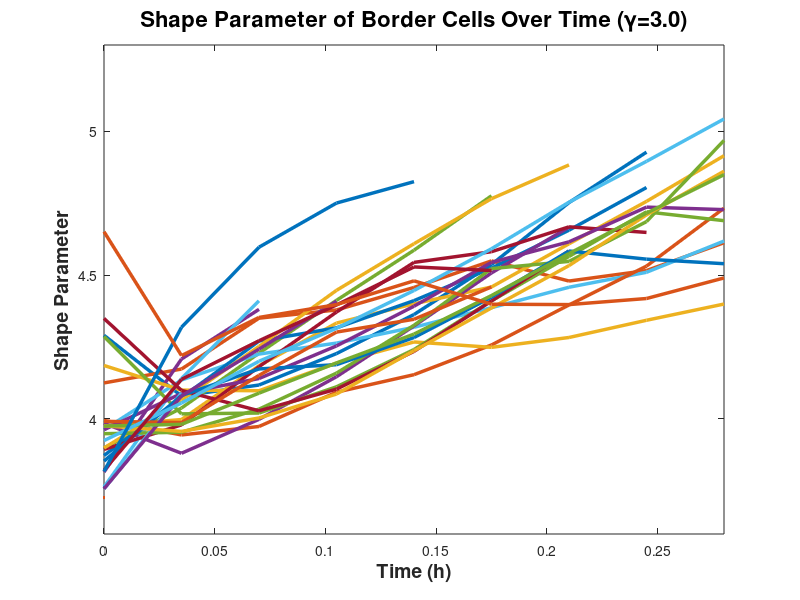
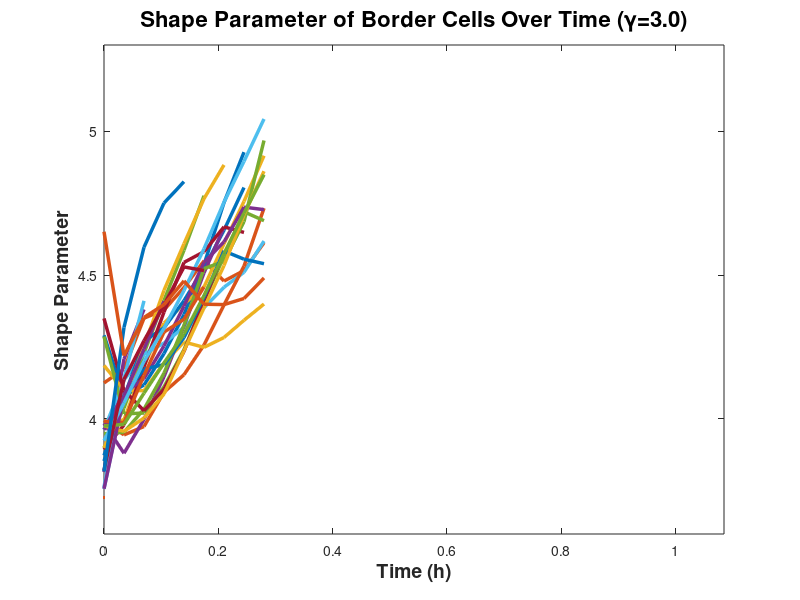
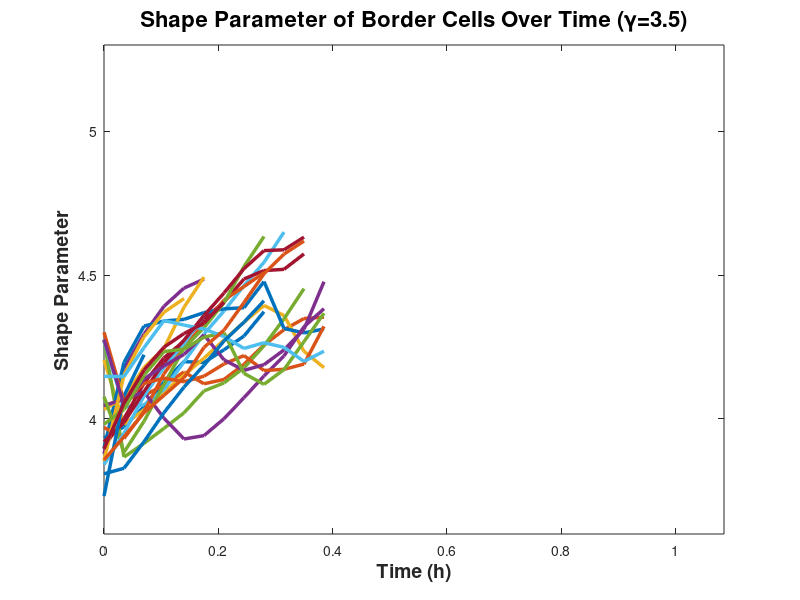
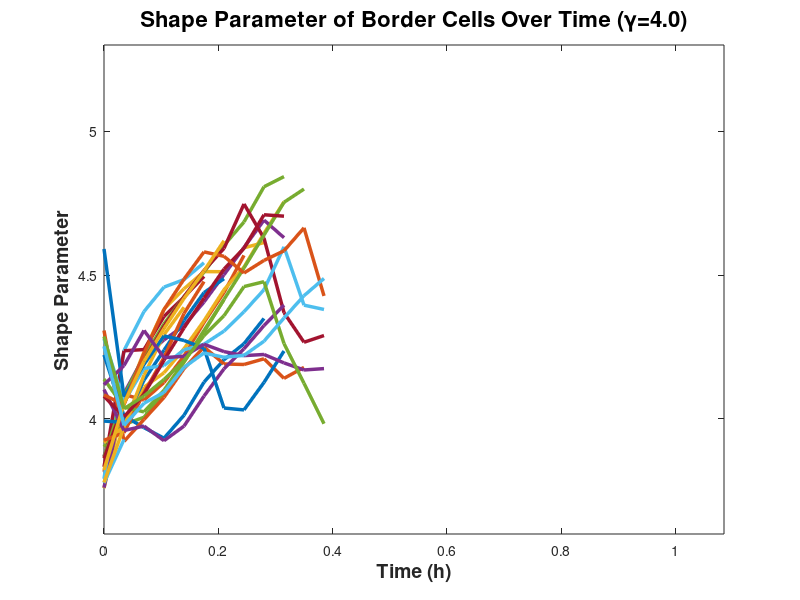

These figures' MATLAB source, in order:
Time3_1 = 0:.035:.245;
Time3_2 = 0:.035:.28;
Time3_3 = 0:.035:.28;
Time3_4 = 0:.035:.07;
Time3_5 = 0:.035:.175;
Time3_6 = 0:.035:.28;
Time3_7 = 0:.035:0;
Time3_8 = 0:.035:.245;
Time3_9 = 0:.035:.28;
Time3_10 = 0:.035:.28;
Time3_11 = 0:.035:.21;
Time3_12 = 0:.035:.28;
Time3_13 = 0:.035:.07;
Time3_14 = 0:.035:.245;
Time3_15 = 0:.035:0;
Time3_16 = 0:.035:0;
Time3_17 = 0:.035:.21;
Time3_18 = 0:.035:.28;
Time3_19 = 0:.035:.28;
Time3_20 = 0:.035:.035;
Time3_21 = 0:.035:.21;
Time3_22 = 0:.035:.28;
Time3_23 = 0:.035:.175;
Time3_24 = 0:.035:.28;
Time3_25 = 0:.035:.105;
Time3_26 = 0:.035:.28;
Time3_27 =  0:.035:.28;
Time3_28 = 0:.035:.175;
Time3_29 = 0:.035:.14;
Time3_30 = 0:.035:.28;
Cell3_1 = [4.29074	4.07986	4.11793	4.22727	4.36297	4.53687	4.75214	4.92747];
Cell3_2 = [4.12515	4.17347	4.3503	4.37887	4.45706	4.5495	4.47939	4.51586	4.6126];
Cell3_3 = [3.97535	3.99794	4.18487	4.33329	4.40031	4.45875	4.60888	4.75638	4.9151];
Cell3_4 = [3.81536	4.20833	4.38091];
Cell3_5 = [3.89898	4.03793	4.22862	4.41236	4.58659	4.77583];
Cell3_6 = [3.96265	4.13548	4.22554	4.26361	4.31869	4.38681	4.45779	4.50984	4.61844];
Cell3_7 = [3.7618];
Cell3_8 = [3.87286	4.0743	4.27078	4.31674	4.41128	4.52433	4.65621	4.80453];
Cell3_9 = [3.99476	3.94445	3.97373	4.09299	4.15386	4.25715	4.39628	4.5313	4.7327];
Cell3_10 = [4.1859	4.10023	4.09805	4.19429	4.26762	4.2489	4.28316	4.34302	4.39944];
Cell3_11 = [3.98497	3.8807	3.99862	4.14683	4.32328	4.50766	4.66673];
Cell3_12 = [4.28653	4.01763	4.02054	4.1117	4.24124	4.41069	4.56495	4.72004	4.68928];
Cell3_13 = [3.76341	4.1406	4.41063];
Cell3_14 = [3.894	3.97938	4.18173	4.37162	4.54428	4.58142	4.66785	4.64843];
Cell3_15 = [3.7637];
Cell3_16 = [3.7271];
Cell3_17 = [3.89894	4.06533	4.25217	4.44712	4.60913	4.76573	4.88308];
Cell3_18 = [3.96256	4.08857	4.14055	4.25391	4.39194	4.5444	4.61564	4.73638	4.72764];
Cell3_19 = [3.94874	3.95372	4.03404	4.15936	4.32557	4.52264	4.54771	4.68599	4.96805];
Cell3_20 = [3.75692	4.08979];
Cell3_21 = [4.34943	4.09926	4.02831	4.10359	4.2349	4.41017	4.58381];
Cell3_22 = [3.85347	4.08131	4.17387	4.18859	4.28303	4.42327	4.58384	4.55546	4.53968];
Cell3_23 = [3.99164	3.98749	4.15148	4.30198	4.34653	4.45894];
Cell3_24 = [3.97629	3.95661	4.00332	4.08654	4.23724	4.38585	4.53311	4.70949	4.86118];
Cell3_25 = [3.75732	4.08015	4.24273	4.40905];
Cell3_26 = [3.97521	3.98123	4.08967	4.1947	4.29494	4.42904	4.57489	4.71541	4.84903];
Cell3_27 = [3.92471	4.0554	4.20056	4.31523	4.44649	4.59163	4.75356	4.89553	5.04281];
Cell3_28 = [3.82175	4.13752	4.2718	4.39627	4.52845	4.51599];
Cell3_29 = [3.81756	4.31858	4.59702	4.75058	4.82491];
Cell3_30 = [4.65096	4.22026	4.35289	4.39742	4.48009	4.39884	4.39755	4.41866	4.49013];

Time4_1 = 0:.035:.28;
Time4_2 = 0:.035:.385;
Time4_3 = 0:.035:.385;
Time4_4 = 0:.035:.175;
Time4_5 = 0:.035:.35;
Time4_6 = 0:.035:.315;
Time4_7 = 0:.035:.35;
Time4_8 = 0:.035:.385;
Time4_9 = 0:.035:.28;
Time4_10 = 0:.035:.175;
Time4_11 = 0:.035:.385;
Time4_12 = 0:.035:.28;
Time4_13 = 0:.035:.175;
Time4_14 = 0:.035:.35;
Time4_15 = 0:.035:.07;
Time4_16 = 0:.035:.385;
Time4_17 = 0:.035:.14;
Time4_18 = 0:.035:.385;
Time4_19 = 0:.035:.385;
Time4_20 = 0:.035:.385;
Time4_21 = 0:.035:.21;
Time4_22 = 0:.035:.28;
Time4_23 = 0:.035:.35;
Cell4_1 = [3.9336	3.97267	4.04237	4.12883	4.19922	4.19622	4.24055	4.28821	4.37288];
Cell4_2 = [4.04661	4.06856	4.08185	4.11706	4.16321	4.12226	4.13727	4.18994	4.25696	4.31018	4.34911	4.35371];
Cell4_3 = [4.20503	3.9813	4.03155	4.09384	4.15167	4.2114	4.27391	4.33632	4.39465	4.35968	4.23514	4.17826];
Cell4_4 = [3.8785	4.17615	4.29453	4.3918	4.45485	4.48605];
Cell4_5 = [4.27431	3.86752	3.91522	3.96731	4.02123	4.09741	4.12533	4.17796	4.2546	4.34804	4.45298];
Cell4_6 = [4.27156	4.04129	4.04907	4.10241	4.19845	4.29534	4.37543	4.46362	4.54439	4.64953];
Cell4_7 = [3.90428	4.00099	4.12417	4.21259	4.2706	4.34742	4.40655	4.48666	4.5158	4.5201	4.57367];
Cell4_8 = [3.89713	4.19644	4.32279	4.34049	4.34614	4.36959	4.38276	4.38668	4.4776	4.3146	4.29909	4.31283];
Cell4_9 = [3.97058	3.93211	4.02522	4.1573	4.25233	4.32787	4.41344	4.46015	4.50862];
Cell4_10 = [4.0328	4.07378	4.17852	4.24524	4.38826	4.49296];
Cell4_11 = [4.04634	4.06792	4.09407	4.00249	3.9302	3.94205	4.00079	4.07399	4.14948	4.21917	4.32044	4.38338];
Cell4_12 = [4.07737	3.88431	3.99167	4.12005	4.24638	4.31735	4.40409	4.52986	4.6343];
Cell4_13 = [3.84147	3.95022	4.07975	4.17984	4.26168	4.36085];
Cell4_14 = [3.92036	3.98775	4.09532	4.19647	4.27366	4.35959	4.43778	4.52241	4.58518	4.58805	4.63202];
Cell4_15 = [3.73195	4.08031	4.22321];
Cell4_16 = [4.30149	4.06082	4.12361	4.14204	4.12917	4.14865	4.19112	4.22023	4.16839	4.17252	4.19069	4.32195];
Cell4_17 = [3.85459	4.15311	4.28563	4.37095	4.41846];
Cell4_18 = [4.27624	4.04792	4.13908	4.18436	4.22424	4.29235	4.20544	4.16883	4.18863	4.2399	4.3117	4.47713];
Cell4_19 = [3.9818	4.03237	4.15202	4.23428	4.24252	4.28419	4.29973	4.15836	4.12028	4.1717	4.2689	4.36744];
Cell4_20 = [4.14782	4.14751	4.24781	4.34212	4.32619	4.31284	4.28641	4.24501	4.26496	4.24899	4.19981	4.23556];
Cell4_21 = [3.89578	4.05553	4.1699	4.24941	4.29694	4.33319	4.40533];
Cell4_22 = [3.80908	3.82859	3.92082	4.02194	4.11077	4.18634	4.27134	4.33646	4.41075];
Cell4_23 = [3.85752	3.93815	4.02179	4.08213	4.14288	4.24866	4.30867	4.40449	4.50472	4.57312	4.61857];

Time40_1 = 0:.035:0;
Time40_2 = 0:.035:.245;
Time40_3 = 0:.035:.28;
Time40_4 = 0:.035:.07;
Time40_5 = 0:.035:.21;
Time40_6 = 0:.035:.175;
Time40_7 = 0:.035:.175;
Time40_8 = 0:.035:.28;
Time40_9 = 0:.035:.35;
Time40_10 = 0:.035:.315;
Time40_11 = 0:.035:.315;
Time40_12 = 0:.035:.315;
Time40_13 = 0:.035:.035;
Time40_14 = 0:.035:.385;
Time40_15 = 0:.035:.21;
Time40_16 = 0:.035:.175;
Time40_17 = 0:.035:.14;
Time40_18 = 0:.035:.315;
Time40_19 = 0:.035:.35;
Time40_20 = 0:.035:.385;
Time40_21 = 0:.035:.315;
Time40_22 = 0:.035:.315;
Time40_23 = 0:.035:.385;
Time40_24 = 0:.035:.21;
Time40_25 = 0:.035:.385;
Time40_26 = 0:.035:.385;
Time40_27 =  0:.035:.385;
Cell40_1 = [3.77233];
Cell40_2 = [3.81593	4.08518	4.06557	4.12686	4.21883	4.33555	4.4398	4.56859];
Cell40_3 = [3.75912	4.05795	4.23274	4.38198	4.45237	4.51221	4.51182	4.59497	4.61314];
Cell40_4 = [3.76108	4.08849	4.21716];
Cell40_5 = [3.90307	3.9806	4.00584	4.09085	4.19729	4.30758	4.41455];
Cell40_6 = [3.79196	4.238	4.37341	4.45833	4.48443	4.54291];
Cell40_7 = [3.8333	4.23697	4.2412	4.35621	4.42344	4.49543];
Cell40_8 = [4.22277	4.01061	3.96971	3.93299	4.0128	4.12789	4.20585	4.26158	4.34926];
Cell40_9 = [4.30744	3.92203	3.99811	4.07475	4.17495	4.2502	4.19107	4.18933	4.20907	4.14106	4.17931];
Cell40_10 = [3.91781	3.97244	4.11029	4.16057	4.24405	4.34129	4.44925	4.52781	4.64528	4.75471];
Cell40_11 = [3.87022	4.06061	4.21619	4.27492	4.32389	4.40663	4.50145	4.59607	4.69114	4.63014];
Cell40_12 = [3.86753	4.08101	4.21551	4.3306	4.425	4.51071	4.60362	4.68483	4.80724	4.84242];
Cell40_13 = [3.77724	3.92857];
Cell40_14 = [3.86283	4.05386	4.20183	4.32245	4.42479	4.5162	4.59289	4.74724	4.62831	4.36934	4.2666	4.28994];
Cell40_15 = [3.9926	3.98827	4.13512	4.23905	4.34269	4.43917	4.48763];
Cell40_16 = [3.92591	3.95202	4.09146	4.21351	4.36669	4.47753];
Cell40_17 = [3.77914	3.97292	4.15252	4.29306	4.38809];
Cell40_18 = [4.10208	3.95987	3.9752	3.92434	3.97504	4.07939	4.17416	4.24386	4.3246	4.39579];
Cell40_19 = [4.13849	4.04132	4.02453	4.09985	4.20006	4.30224	4.41592	4.52513	4.63934	4.75314	4.79919];
Cell40_20 = [4.27892	4.05985	4.17564	4.18562	4.24027	4.25977	4.30544	4.3726	4.44925	4.59828	4.39559	4.38066];
Cell40_21 = [4.07915	4.00683	4.08631	4.20404	4.31653	4.41993	4.52096	4.59356	4.70978	4.70494];
Cell40_22 = [4.59091	4.07721	4.1896	4.28857	4.27286	4.24565	4.03797	4.03138	4.12697	4.23614];
Cell40_23 = [4.08351	4.04933	4.22883	4.38033	4.48596	4.58078	4.56536	4.50739	4.55112	4.58453	4.66435	4.42765];
Cell40_24 = [3.82267	4.0537	4.20042	4.31424	4.41891	4.51463	4.61946];
Cell40_25 = [4.11906	4.18562	4.30763	4.21314	4.21773	4.25967	4.23413	4.22009	4.22414	4.19482	4.17024	4.175];
Cell40_26 = [4.28661	4.03551	4.07965	4.13699	4.2021	4.28952	4.3589	4.46013	4.47719	4.26196	4.12398	3.98335];
Cell40_27 = [4.2524	3.97783	4.05455	4.09244	4.17918	4.22922	4.21446	4.22101	4.27013	4.35107	4.42845	4.48834];

Time45_1 = 0:.035:0;
Time45_2 = 0:.035:.315;
Time45_3 = 0:.035:.105;
Time45_4 = 0:.035:.035;
Time45_5 = 0:.035:.385;
Time45_6 = 0:.035:.42;
Time45_7 = 0:.035:.28;
Time45_8 = 0:.035:.07;
Time45_9 = 0:.035:.42;
Time45_10 = 0:.035:.42;
Time45_11 = 0:.035:.245;
Time45_12 = 0:.035:.105;
Time45_13 = 0:.035:.105;
Time45_14 = 0:.035:.35;
Time45_15 = 0:.035:.315;
Time45_16 = 0:.035:.385;
Time45_17 = 0:.035:.28;
Time45_18 = 0:.035:.42;
Time45_19 = 0:.035:0;
Time45_20 = 0:.035:.42;
Time45_21 = 0:.035:.42;
Time45_22 = 0:.035:.245;
Time45_23 = 0:.035:.14;
Time45_24 = 0:.035:.35;
Time45_25 = 0:.035:.07;
Time45_26 = 0:.035:.245;
Time45_27 =  0:.035:.42;
Time45_28 = 0:.035:.245;
Time45_29 = 0:.035:.385;
Time45_30 =  0:.035:.42;

Cell45_1 = [3.7359];
Cell45_2 = [3.94733	3.83513	3.88852	3.94571	4.0444	4.11822	4.19774	4.28846	4.34837	4.43897];
Cell45_3 = [3.87718	4.14669	4.23334	4.3187];
Cell45_4 = [3.74404	4.0806];
Cell45_5 = [4.26377	4.09803	4.12091	4.18999	4.17027	4.04695	4.04742	4.10554	4.15508	4.18176	4.25806	4.28351];
Cell45_6 = [4.37663	3.95618	3.99896	4.02838	4.07297	4.13094	4.1935	4.2614	4.30163	4.34847	4.41304	4.30306	4.26919];
Cell45_7 = [3.87756	3.94886	4.04298	4.04855	4.01477	4.01099	4.07338	4.16499	4.24174];
Cell45_8 = [3.82504	4.00935	4.14952];
Cell45_9 = [4.20516	3.90949	3.9497	3.99622	4.04623	4.09682	4.15219	4.21485	4.28952	4.17643	4.04297	3.97244	4.00932];
Cell45_10 = [4.12122	4.11017	4.15881	4.22875	4.18032	4.19057	4.23622	4.29032	4.20402	4.10859	4.11654	4.1623	3.99902];
Cell45_11 = [3.91658	3.99918	4.09615	4.18509	4.22108	4.28632	4.37153	4.46393];
Cell45_12 = [3.84889	4.11508	4.20584	4.23768];
Cell45_13 = [3.89321	3.91792	4.04519	4.17124];
Cell45_14 = [3.88542	4.10628	4.2512	4.33539	4.41636	4.49091	4.58341	4.52501	4.56622	4.60513	4.56421];
Cell45_15 = [3.8279	4.10553	4.20519	4.2781	4.34498	4.42559	4.50828	4.60254	4.65647	4.71441];
Cell45_16 = [3.81518	4.0421	4.13377	4.16745	4.16876	4.04929	4.04259	4.08806	4.12081	4.15328	4.2094	4.29938];
Cell45_17 = [3.99368	3.85905	3.94937	4.04845	4.14059	4.22512	4.31696	4.41162	4.49095];
Cell45_18 = [4.30939	4.16401	4.24977	4.28885	4.25875	4.26861	4.31391	4.39972	4.36307	4.29969	4.32499	4.33929	4.27966];
Cell45_19 = [3.71938];
Cell45_20 = [4.29992	4.04277	4.09267	4.17408	4.25741	4.33267	4.4251	4.51488	4.59167	4.67782	4.65534	4.63843	4.68314];
Cell45_21 = [4.47117	4.10768	4.07872	4.06114	4.10328	4.12586	4.14371	4.1702	4.20771	4.26687	4.33568	4.41256	4.46696];
Cell45_22 = [4.03933	3.89739	3.99087	4.08132	4.12352	4.16533	4.23446	4.31627];
Cell45_23 = [3.87822	4.03627	4.13146	4.2233	4.31743];
Cell45_24 = [4.52035	3.93985	3.98545	4.08019	4.12266	4.19618	4.28382	4.40052	4.50744	4.59726	4.59698];
Cell45_25 = [3.75321	4.10049	4.239];
Cell45_26 = [3.77748	4.06635	4.21352	4.30917	4.37792	4.45064	4.5304	4.61721];
Cell45_27 = [3.85096	4.10295	4.19026	4.2893	4.3862	4.44796	4.51079	4.58321	4.65045	4.63178	4.64132	4.66137	4.68893];
Cell45_28 = [3.82273	3.88035	4.00066	4.10063	4.16917	4.24586	4.32147	4.40036];
Cell45_29 = [3.9578	3.94692	4.03393	4.11764	4.18313	4.25134	4.32406	4.40044	4.46665	4.51544	4.55221	4.57943];
Cell45_30 = [3.77844	4.0457	4.15576	4.24653	4.20957	4.22928	4.28542	4.34644	4.39612	4.46473	4.50462	4.49751	4.49387];

Time5_1 = 0:.035:.175;
Time5_2 = 0:.035:.07;
Time5_3 = 0:.035:.28;
Time5_4 = 0:.035:.315;
Time5_5 = 0:.035:.28;
Time5_6 = 0:.035:.49;
Time5_7 = 0:.035:.49;
Time5_8 = 0:.035:.455;
Time5_9 = 0:.035:.49;
Time5_10 = 0:.035:.28;
Time5_11 = 0:.035:.49;
Time5_12 = 0:.035:.035;
Time5_13 = 0:.035:.35;
Time5_14 = 0:.035:.385;
Time5_15 = 0:.035:.49;
Time5_16 = 0:.035:0;
Time5_17 = 0:.035:.14;
Time5_18 = 0:.035:.14;
Time5_19 = 0:.035:.455;
Time5_20 = 0:.035:.035;
Time5_21 = 0:.035:.105;
Time5_22 = 0:.035:.49;
Time5_23 = 0:.035:.385;
Time5_24 = 0:.035:.49;
Time5_25 = 0:.035:.35;
Time5_26 = 0:.035:.49;
Time5_27 =  0:.035:.49;
Time5_28 = 0:.035:.14;
Time5_29 = 0:.035:.07;
Time5_30 =  0:.035:.49;

Cell5_1 = [3.7801	4.05249	4.1799	4.30645	4.31099	4.36178];
Cell5_2 = [3.73924	3.93766	4.06795];
Cell5_3 = [4.19667	4.11815	4.18697	4.04821	4.01705	3.93424	3.96765	4.04205	4.12509];
Cell5_4 = [3.91696	3.92112	4.01033	4.10313	4.19788	4.29034	4.36679	4.44162	4.51817	4.58674];
Cell5_5 = [3.78463	4.00412	4.15448	4.18327	4.24186	4.27603	4.31451	4.3584	4.40362];
Cell5_6 = [3.9221	4.14048	4.23016	4.23622	4.26291	4.32785	4.40105	4.47439	4.5487	4.49525	4.41977	4.41473	4.43053	4.47932	4.34074];
Cell5_7 = [4.13423	4.00822	4.13637	4.24205	4.28993	4.33465	4.37773	4.43865	4.50696	4.5841	4.65077	4.63807	4.41965	4.35325	4.36735];
Cell5_8 = [3.89924	4.01268	4.11263	4.08553	4.09937	4.04431	4.06199	4.05008	4.09401	4.12092	4.20564	4.24636	4.32761	4.40293];
Cell5_9 = [4.29577	4.09563	4.0941	4.13205	4.18473	4.13142	3.99998	4.01262	4.06913	4.13519	4.20061	4.22807	4.26108	4.20767	4.11714];
Cell5_10 = [3.83187	4.01309	4.1118	4.21554	4.2992	4.37717	4.45205	4.52615	4.59975];
Cell5_11 = [4.14028	4.1216	4.15987	4.2051	4.19883	4.14908	4.14109	4.16841	4.21413	4.26685	4.3119	4.36819	4.41165	4.42266	4.41636];
Cell5_12 = [3.80903	4.13997];
Cell5_13 = [3.99666	3.97041	4.0767	4.17852	4.27263	4.37961	4.45408	4.54746	4.631	4.73147	4.78074];
Cell5_14 = [3.88319	4.00178	4.09794	4.17629	4.22491	4.26076	4.27663	4.30832	4.35454	4.40883	4.46619	4.52758];
Cell5_15 = [4.09381	3.97167	4.07131	4.16752	4.27109	4.36594	4.43373	4.50118	4.54852	4.59152	4.60331	4.58029	4.60189	4.31087	4.16347];
Cell5_16 = [3.72975];
Cell5_17 = [3.89858	4.44346	4.58954	4.36212	4.34594];
Cell5_18 = [3.79505	4.13255	4.22982	4.21412	4.25348];
Cell5_19 = [4.20032	4.07969	3.97868	3.97337	4.02674	4.10363	4.18102	4.25442	4.32908	4.41396	4.47659	4.49043	4.50878	4.57368];
Cell5_20 = [3.78377	4.13095];
Cell5_21 = [3.83122	4.08563	4.17215	4.24989];
Cell5_22 = [3.93523	3.99079	4.09057	4.18576	4.30339	4.4026	4.48517	4.53823	4.5923	4.59343	4.58813	4.40317	4.18419	4.13475	4.18436];
Cell5_23 = [3.93579	4.07772	4.15942	4.22068	4.31834	4.40383	4.47662	4.50389	4.52375	4.55667	4.59334	4.65323];
Cell5_24 = [4.27375	4.05631	4.08321	3.9081	3.92415	3.94137	3.9824	4.06171	4.14555	4.22374	4.29318	4.34433	4.39941	4.43282	4.4854];
Cell5_25 = [4.17975	4.09901	4.1604	4.00009	3.98721	3.91799	3.88564	3.96223	4.05424	4.13872	4.2075];
Cell5_26 = [4.3322	4.05392	4.0946	3.97375	3.99188	4.01869	4.05901	4.10619	4.15569	4.13597	3.99516	4.00381	4.05967	4.16694	4.28337];
Cell5_27 = [4.33482	4.26844	4.42891	4.3465	4.3554	4.0531	3.96506	3.99825	4.05686	4.06476	4.10696	4.13479	4.17242	4.24639	4.29743];
Cell5_28 = [3.82619	4.06093	4.19902	4.17843	4.20801];
Cell5_29 = [3.72935	4.0372	4.10201];
Cell5_30 = [4.39172	4.19734	4.29315	4.17655	3.97581	3.90119	3.94101	4.02201	4.11355	4.18764	4.2504	4.31709	4.37308	4.32649	4.37324];

Time55_1 = 0:.035:.035;
Time55_2 = 0:.035:.14;
Time55_3 = 0:.035:.525;
Time55_4 = 0:.035:.42;
Time55_5 = 0:.035:.49;
Time55_6 = 0:.035:.35;
Time55_7 = 0:.035:.56;
Time55_8 = 0:.035:.63;
Time55_9 = 0:.035:.63;
Time55_10 = 0:.035:.21;
Time55_11 = 0:.035:.63;
Time55_12 = 0:.035:.595;
Time55_13 = 0:.035:.63;
Time55_14 = 0:.035:.105;
Time55_15 = 0:.035:.49;
Time55_16 = 0:.035:.56;
Time55_17 = 0:.035:.56;
Time55_18 = 0:.035:.595;
Time55_19 = 0:.035:.455;
Time55_20 = 0:.035:.63;
Time55_21 = 0:.035:.63;
Time55_22 = 0:.035:.42;
Time55_23 = 0:.035:.28;
Time55_24 = 0:.035:.56;
Time55_25 = 0:.035:.525;

Cell55_1 = [3.83427	4.00913];
Cell55_2 = [3.79047	3.90888	4.00991	4.10525	4.18318];
Cell55_3 = [4.10825	3.94274	4.02017	4.09613	4.17119	4.23807	4.30353	4.36669	4.42601	4.48125	4.53719	4.57478	4.54974	4.53359	4.5331	4.51339];
Cell55_4 = [3.90522	3.9545	4.0296	4.09512	4.15807	4.16829	4.19167	4.23576	4.2879	4.34019	4.38981	4.4339	4.46982];
Cell55_5 = [4.61579	3.87294	3.84125	3.83663	3.83136	3.87344	3.9251	3.97595	4.02547	4.07289	4.1372	4.18547	4.26114	4.30028	4.32014];
Cell55_6 = [4.05491	3.91377	3.83979	3.85772	3.90214	3.96758	4.0423	4.10701	4.16665	4.22199	4.27263];
Cell55_7 = [4.08683	3.96082	3.91068	3.93396	3.97327	4.01517	4.05681	4.09238	4.14063	4.08653	4.10114	4.14139	4.1744	4.18727	4.25628	4.28556	4.30691];
Cell55_8 = [3.92069	4.03832	4.0801	4.12984	4.18641	4.25433	4.3063	4.35495	4.40661	4.45892	4.50962	4.54313	4.5772	4.5889	4.59599	4.61561	4.57477	4.50087	4.42478];
Cell55_9 = [3.87022	3.99434	4.07433	4.14048	4.20464	4.24274	4.29628	4.34957	4.40188	4.45157	4.4977	4.53424	4.56414	4.54869	4.5786	4.43158	4.1053	4.02312	3.9949];
Cell55_10 = [3.82027	3.84472	3.90624	3.97009	4.02055	4.06176	4.10766];
Cell55_11 = [4.02744	3.99523	4.01718	4.05485	4.11989	4.20746	4.2685	4.32267	4.37477	4.42505	4.47382	4.52082	4.52508	4.42026	4.33172	4.12828	3.96627	3.90486	3.92744];
Cell55_12 = [3.88068	4.02746	4.08072	4.13175	4.13666	4.14341	4.16828	4.17369	4.17835	4.04	4.01714	4.04379	4.08707	4.1294	4.17657	4.21741	4.24573	4.2793];
Cell55_13 = [4.38749	3.85318	3.91567	3.9857	4.08408	4.16188	4.22568	4.28321	4.3369	4.38703	4.3404	4.3518	4.34098	4.27849	4.26572	4.23706	4.13924	3.89451	3.85419];
Cell55_14 = [3.7867	3.95624	4.01264	4.06547];
Cell55_15 = [3.99675	4.09982	4.15267	4.21781	4.2761	4.33391	4.39651	4.4597	4.51919	4.57502	4.63623	4.68859	4.6983	4.71725	4.7367];
Cell55_16 = [3.8814	3.99583	4.07564	4.1383	4.19953	4.24924	4.30783	4.36352	4.41834	4.47096	4.52028	4.55463	4.59253	4.61866	4.64013	4.52847	4.53323];
Cell55_17 = [3.88859	4.05343	4.06631	4.12804	4.19146	4.20766	4.19674	4.22789	4.27197	4.31951	4.36622	4.40594	4.38171	4.37704	4.38487	4.41605	4.40314];
Cell55_18 = [5.29346	4.16733	3.86574	3.88149	3.93875	3.98224	4.0282	4.07565	4.12282	4.16579	4.21076	4.25448	4.29351	4.33902	4.2549	4.15127	4.16365	4.17985];
Cell55_19 = [3.8104	3.89787	3.9954	4.08071	4.19879	4.20996	4.25633	4.31407	4.37279	4.42906	4.48288	4.5182	4.58183	4.59657];
Cell55_20 = [3.88508	4.07367	4.02943	4.03395	4.06763	4.11013	4.15414	4.199	4.23874	4.25883	4.30387	4.35355	4.39467	4.41496	4.29015	4.25137	4.26732	4.23649	4.10006];
Cell55_21 = [4.09372	4.10942	4.14275	4.17777	4.11192	4.07664	4.08512	4.09328	4.07861	4.07963	4.08182	4.10345	4.13156	4.15784	4.18576	4.20975	4.23081	4.20827	4.20335];
Cell55_22 = [4.11061	3.92509	3.9068	3.93748	3.98326	4.02991	4.07735	4.12841	4.17716	4.21527	4.26755	4.32234	4.37089];
Cell55_23 = [4.19534	3.77995	3.79988	3.87016	3.93782	3.99709	4.05397	4.10107	4.15185];
Cell55_24 = [4.24238	3.86139	3.94021	4.00853	4.03601	4.0743	4.12233	4.17258	4.22134	4.26348	4.30674	4.35052	4.38572	4.40885	4.43114	4.44961	4.51951];
Cell55_25 = [4.14262	4.01273	4.10477	4.18122	4.23166	4.2901	4.35139	4.41208	4.46815	4.52018	4.57427	4.625	4.65481	4.67666	4.69628	4.65506];


Time6_1 = 0:.035:.945;
Time6_2 = 0:.035:.77;
Time6_3 = 0:.035:.875;
Time6_4 = 0:.035:.875;
Time6_5 = 0:.035:.665;
Time6_6 = 0:.035:1.085;
Time6_7 = 0:.035:1.085;
Time6_8 = 0:.035:.035;
Time6_9 = 0:.035:1.085;
Time6_10 = 0:.035:.77;
Time6_11 = 0:.035:1.085;
Time6_12 = 0:.035:1.05;
Time6_13 = 0:.035:.98;
Time6_14 = 0:.035:.875;
Time6_15 = 0:.035:.385;
Time6_16 = 0:.035:1.085;
Time6_17 = 0:.035:1.085;
Time6_18 = 0:.035:.595;
Time6_19 = 0:.035:.56;

Cell6_1 = [4.14206	3.85312	3.86891	3.91137	3.95437	3.99378	4.01953	4.04291	4.07259	4.1057	4.1377	4.16713	4.18827	4.21062	4.23667	4.26378	4.2903	4.31535	4.33766	4.35765	4.37564	4.39135	4.39971	4.39323	4.40086	4.41267	4.40144	4.38663];
Cell6_2 = [3.89453	3.92208	3.95161	3.97771	4.00266	3.95876	3.93277	3.93839	3.96368	3.99378	4.02548	4.05738	4.08849	4.1176	4.14523	4.17155	4.1963	4.21923	4.23964	4.25588	4.27145	4.26919	4.28871];
Cell6_3 = [3.74989	4.00843	4.04546	4.06359	3.97295	3.98023	3.98432	3.99079	4.00259	4.0147	4.02892	4.04412	4.06004	4.07476	4.0874	4.09953	4.11142	4.1366	4.12454	4.11396	4.0633	4.04551	4.06683	4.05179	4.05304	4.05554];
Cell6_4 = [3.96551	3.77743	3.81973	3.87268	3.92406	3.96421	3.99608	4.02502	4.05929	4.09592	4.13225	4.16606	4.19524	4.22238	4.25045	4.27855	4.3055	4.33069	4.3534	4.37306	4.39062	4.4055	4.4086	4.38205	4.37985	4.38323];
Cell6_5 = [3.9738	3.95396	3.97695	3.98235	4.01151	4.03433	4.01588	3.99717	4.00317	4.02101	4.04234	4.06334	4.08617	4.10667	4.12281	4.13978	4.15632	4.09061	4.01206	3.98784];
Cell6_6 = [4.14507	4.17113	4.22342	4.26992	4.29698	4.31995	4.21729	4.17776	4.05674	4.0633	4.07433	4.08916	3.94714	3.9262	3.94279	3.96631	3.9883	4.00561	4.01407	4.0266	4.03784	4.0471	4.03443	4.03442	4.03798	4.04315	3.98284	3.94853	3.94578	3.96177	3.99098	4.0317];
Cell6_7 = [3.85043	3.96144	3.93791	3.93447	3.96222	3.99551	4.0069	4.02704	4.05521	4.08709	4.11452	4.14011	4.14973	4.16816	4.19295	4.21846	4.24315	4.26626	4.28599	4.30445	4.32063	4.33454	4.34158	4.34054	4.34724	4.35782	4.33125	4.32897	4.24585	4.19653	4.15065	4.00964];
Cell6_8 = [3.69134	3.9901];
Cell6_9 = [4.72503	4.09215	3.97395	3.9179	3.91017	3.91997	3.93618	3.95137	3.95824	3.97125	3.98924	4.01746	4.03429	4.05244	4.07109	4.08914	4.10637	4.12137	4.0966	4.07877	4.07006	4.07798	4.08444	4.12887	4.02717	4.00695	4.00725	4.01533	4.03626	4.03996	4.0523	4.06123];
Cell6_10 = [4.00537	3.94235	3.97003	3.98496	3.99354	4.00645	4.01427	4.01568	3.97504	3.95484	3.95494	3.96445	3.98192	4.00276	4.02417	4.04491	4.06452	4.08269	4.10375	4.1104	4.11482	4.13063	4.12638];
Cell6_11 = [4.09875	4.07524	4.08824	4.103	4.11394	4.12544	4.12307	4.12264	4.11547	4.11329	4.11928	4.13244	4.14676	4.16126	4.17526	4.18843	4.20062	4.21174	4.21525	4.22768	4.23474	4.23936	4.22501	4.09629	4.013	3.98363	3.97649	3.9773	3.98584	3.92382	3.91179	3.92092];
Cell6_12 = [3.92347	3.91359	3.92341	3.93655	3.95275	3.94527	3.94203	3.94263	3.94845	3.95767	3.96903	3.98147	3.99415	4.0065	4.01941	4.03264	4.04564	4.05804	4.06943	4.07878	4.08745	4.09049	4.11299	4.04182	4.02074	4.01201	3.98726	3.92308	3.86532	3.81879	3.79414];
Cell6_13 = [3.8779	3.95085	3.97848	4.00378	4.02437	4.03759	4.00205	3.98947	4.00179	4.01459	4.03395	4.05911	4.08627	4.11306	4.13853	4.16233	4.18432	4.20442	4.21258	4.21623	4.22389	4.11537	4.07165	4.02175	3.97803	3.96534	3.96286	3.9719	3.98563];
Cell6_14 = [4.14399	3.85838	3.87505	3.90197	3.93003	3.95656	3.93742	3.94496	3.99392	4.04858	4.07536	4.10005	4.06249	4.06672	4.08707	4.10929	4.13169	4.15267	4.16869	4.18532	4.19865	4.21023	4.21141	4.21215	4.21735	4.22554];
Cell6_15 = [3.87623	4.03223	4.13025	4.2115	4.24398	4.27665	4.25411	4.17176	4.17332	4.17107	4.16028	4.18609];
Cell6_16 = [4.40393	4.05866	3.96458	3.91879	3.92311	3.9352	3.94942	3.95996	3.97143	3.98247	3.99789	4.02043	4.03955	4.05701	4.07298	4.08778	4.10193	4.11564	4.10817	4.11282	4.10289	4.1123	4.1181	4.12542	4.15443	4.16143	4.11235	4.13671	4.13463	4.13024	4.1332	4.13739];
Cell6_17 = [4.30369	4.13941	4.21152	4.21938	4.14819	4.15138	4.17575	4.19607	4.20523	4.24061	4.03196	3.99077	3.95336	3.95664	3.92966	3.95135	3.97366	3.98368	3.99287	4.00693	4.03108	4.04608	3.99967	3.98643	3.98299	3.98339	3.94765	3.94733	3.92958	3.92269	3.92684	3.93666];
Cell6_18 = [3.8309	3.99272	3.98342	3.91949	3.88409	3.88727	3.90407	3.92354	3.94339	3.96159	3.94931	3.91128	3.92487	3.94713	3.97113	3.99457	4.01677	4.03684];
Cell6_19 = [3.96944	4.03128	4.06475	4.10654	4.13254	4.1596	4.15453	4.14171	4.14859	4.16783	4.18676	4.20471	4.2341	4.26146	4.27422	4.29129	4.30726];


Time65_1 = 0:.035:1.015;
Time65_2 = 0:.035:0;
Time65_3 = 0:.035:1.015;
Time65_4 = 0:.035:1.015;
Time65_5 = 0:.035:.875;
Time65_6 = 0:.035:.665;
Time65_7 = 0:.035:.245;
Time65_8 = 0:.035:.98;
Time65_9 = 0:.035:.735;
Time65_10 = 0:.035:1.05;
Time65_11 = 0:.035:.595;
Time65_12 = 0:.035:.805;
Time65_13 = 0:.035:.42;
Time65_14 = 0:.035:.84;
Time65_15 = 0:.035:.63;
Time65_16 = 0:.035:.945;
Time65_17 = 0:.035:.98;
Time65_18 = 0:.035:1.05;
Time65_19 = 0:.035:.805;
Time65_20 = 0:.035:1.015;
Time65_21 = 0:.035:.77;

Cell65_1 = [4.13314	4.03635	4.05376	4.07001	4.08858	4.10871	4.12933	4.14969	4.03986	4.01298	4.02269	4.04128	4.0586	4.06849	4.08	4.09336	4.10864	4.12412	4.10347	4.07109	4.0621	4.06539	4.07642	4.09688	4.11571	4.12104	4.12685	4.13542	4.14354	4.14394];
Cell65_2 = [3.75931];
Cell65_3 = [3.83311	3.8441	3.89189	3.92884	3.96969	4.01068	4.05004	4.08736	4.05562	4.02288	4.03464	4.05473	4.0429	4.02695	4.01898	4.03438	4.05586	4.07763	4.08852	4.09184	4.09768	4.11043	4.12503	4.05983	4.02182	4.01415	4.01716	4.02495	4.03385	4.09057];
Cell65_4 = [4.20555	3.88866	3.90012	3.93234	3.96813	4.00558	4.05955	4.09838	4.13351	4.18069	4.22976	4.26621	4.29945	4.31933	4.31429	4.32042	4.32408	4.33067	4.33956	4.34761	4.34042	4.31471	4.29795	4.30331	4.27841	4.25616	4.17312	4.14958	4.09897	4.06349];
Cell65_5 = [3.91639	3.83219	3.92709	4.00603	4.07306	4.13338	4.18984	4.23617	4.27607	4.25315	4.25141	4.28414	4.32059	4.35044	4.36084	4.37633	4.39025	4.40282	4.41384	4.42225	4.42219	4.41625	4.44237	4.45194	4.389	4.31235];
Cell65_6 = [4.71992	4.11406	4.10485	3.91444	3.91489	3.94284	3.97712	4.01213	4.04641	4.07988	4.11263	4.14357	4.17247	4.1608	4.13931	4.12961	4.14556	4.16877	4.19189	4.20809];
Cell65_7 = [3.737	3.98564	4.00838	4.02767	4.05765	4.09245	4.12842	4.16346];
Cell65_8 = [3.95656	3.88069	3.90528	3.92069	3.93853	3.95763	3.97858	4.00093	4.02392	4.04704	4.06957	4.09095	4.1105	4.11386	4.09425	4.09225	4.09628	4.10302	4.11017	4.08388	4.0472	4.00277	3.98764	3.98133	3.99159	3.9974	3.99901	4.00211	4.00087];
Cell65_9 = [3.86708	4.01156	4.09767	4.16473	4.2229	4.27545	4.3242	4.36925	4.41107	4.44052	4.4774	4.50701	4.53336	4.55708	4.58067	4.60575	4.62648	4.6425	4.65393	4.65955	4.66046	4.65409];
Cell65_10 = [3.91461	3.93124	3.95772	3.97782	4.00122	4.02763	4.0553	4.08297	4.0682	4.06085	4.07068	4.0902	4.10088	4.11434	4.12425	4.13923	4.15727	4.17553	4.16732	4.16246	4.16332	4.17298	4.18322	4.21063	4.21975	4.21861	4.22274	4.23139	4.24049	4.25183	4.21628];
Cell65_11 = [4.36011	4.0581	3.89416	3.88174	3.91072	3.94825	3.98768	4.02723	4.02075	4.03166	4.05798	4.09144	4.12544	4.15333	4.17957	4.20392	4.22714	4.24854];
Cell65_12 = [3.92703	4.00931	4.07702	4.13495	4.18752	4.23595	4.28106	4.32304	4.36197	4.38371	4.41849	4.44634	4.47101	4.49321	4.51291	4.53198	4.5476	4.55936	4.56695	4.56931	4.56896	4.56195	4.51285	4.41253];
Cell65_13 = [3.94376	4.13432	4.03412	3.8886	3.89401	3.92899	3.97391	4.01658	4.05596	4.0952	4.13517	4.17188	4.20439];
Cell65_14 = [3.91099	3.96773	4.03198	4.08826	4.13859	4.1846	4.22741	4.26572	4.30097	4.34208	4.38383	4.41789	4.44875	4.47576	4.50712	4.53999	4.56553	4.58445	4.59762	4.60473	4.60475	4.59843	4.51031	4.34957	4.29437];
Cell65_15 = [3.77475	3.94176	4.00048	3.96473	3.9717	3.9973	4.03079	4.06677	4.10296	4.13847	4.17283	4.20518	4.23527	4.24069	4.2479	4.25568	4.26744	4.28057	4.29307];
Cell65_16 = [3.90769	3.91128	3.94868	3.98737	4.0273	4.0707	4.0296	4.05494	4.09077	4.11335	4.15017	4.18159	4.21056	4.21695	4.23203	4.26631	4.27754	4.29189	4.30819	4.31949	4.3061	4.24878	4.22358	4.22701	4.22797	4.22528	4.20572	4.21401];
Cell65_17 = [4.18168	3.91193	3.92403	3.93725	3.94313	3.95772	3.97772	4.00106	4.02594	4.05134	4.07579	4.09893	4.11768	4.12387	4.07345	4.05346	4.04952	4.05317	4.05973	4.04512	4.01628	4.00623	4.01125	4.00718	3.9971	3.99357	3.9923	3.99286	3.99083];
Cell65_18 = [4.14222	3.97089	3.96865	3.95491	3.95661	3.97524	4.01494	4.05422	4.09151	4.13263	4.1768	4.21549	4.24872	4.2335	4.22204	4.12327	4.12454	4.14201	4.16211	4.18019	4.16727	4.13334	4.05884	4.04354	4.04136	4.03987	4.03498	4.03883	3.91029	3.81683	3.72285];
Cell65_19 = [3.93063	3.86617	3.91651	3.9447	3.97111	3.99849	4.02645	4.05422	4.07716	4.07477	4.08437	4.10279	4.12494	4.14704	4.16744	4.18614	4.2031	4.21835	4.22063	4.21623	4.21062	4.20403	4.18576	4.18];
Cell65_20 = [4.4441	4.07102	4.06019	4.05866	4.06628	4.0777	4.09049	4.10355	4.11214	4.10755	4.11233	4.11946	4.12707	4.13404	4.14043	4.14644	4.15221	4.15767	4.1592	4.16785	4.18535	4.20298	4.20858	4.21578	4.0358	3.94681	3.92866	3.92176	3.92636	3.93302];
Cell65_21 = [4.27428	4.03555	3.89199	3.86016	3.87286	3.89592	3.92192	3.94885	3.97612	4.00307	4.02705	4.04984	4.04039	4.01691	3.98526	3.99668	4.02264	4.05161	4.07751	4.094	4.1047	4.11973	4.13698];

close all
figure;
plot(Time3_1, Cell3_1, 'LineWidth', 2.5);
hold on
plot(Time3_2, Cell3_2, 'LineWidth', 2.5);
hold on
plot(Time3_3, Cell3_3, 'LineWidth', 2.5);
hold on
plot(Time3_4, Cell3_4, 'LineWidth', 2.5);
hold on
plot(Time3_5, Cell3_5, 'LineWidth', 2.5);
hold on
plot(Time3_6, Cell3_6, 'LineWidth', 2.5);
hold on
plot(Time3_7, Cell3_7, 'LineWidth', 2.5);
hold on
plot(Time3_8, Cell3_8, 'LineWidth', 2.5);
hold on
plot(Time3_9, Cell3_9, 'LineWidth', 2.5);
hold on
plot(Time3_10, Cell3_10, 'LineWidth', 2.5);
hold on
plot(Time3_11, Cell3_11, 'LineWidth', 2.5);
hold on
plot(Time3_12, Cell3_12, 'LineWidth', 2.5);
hold on
plot(Time3_13, Cell3_13, 'LineWidth', 2.5);
hold on
plot(Time3_14, Cell3_14, 'LineWidth', 2.5);
hold on
plot(Time3_15, Cell3_15, 'LineWidth', 2.5);
hold on
plot(Time3_16, Cell3_16, 'LineWidth', 2.5);
hold on
plot(Time3_17, Cell3_17, 'LineWidth', 2.5);
hold on
plot(Time3_18, Cell3_18, 'LineWidth', 2.5);
hold on
plot(Time3_19, Cell3_19, 'LineWidth', 2.5);
hold on
plot(Time3_20, Cell3_20, 'LineWidth', 2.5);
hold on
plot(Time3_21, Cell3_21, 'LineWidth', 2.5);
hold on
plot(Time3_22, Cell3_22, 'LineWidth', 2.5);
hold on
plot(Time3_23, Cell3_23, 'LineWidth', 2.5);
hold on
plot(Time3_24, Cell3_24, 'LineWidth', 2.5);
hold on
plot(Time3_25, Cell3_25, 'LineWidth', 2.5);
hold on
plot(Time3_26, Cell3_26, 'LineWidth', 2.5);
hold on
plot(Time3_27, Cell3_27, 'LineWidth', 2.5);
hold on
plot(Time3_28, Cell3_28, 'LineWidth', 2.5);
hold on
plot(Time3_29, Cell3_29, 'LineWidth', 2.5);
hold on
plot(Time3_30, Cell3_30, 'LineWidth', 2.5);
hold on
title('Shape Parameter of Border Cells Over Time (\gamma=3.0)', 'FontSize', 16, 'FontWeight', 'bold');
xlabel('Time (h)', 'FontSize', 14, 'FontWeight', 'bold');
ylabel('Shape Parameter','FontSize', 14, 'FontWeight', 'bold');
xlim([0 .28]);
ylim([3.6 5.3]);
gca.FontSize = 14;
hold off

figure;
plot(Time3_1, Cell3_1, 'LineWidth', 2.5);
hold on
plot(Time3_2, Cell3_2, 'LineWidth', 2.5);
hold on
plot(Time3_3, Cell3_3, 'LineWidth', 2.5);
hold on
plot(Time3_4, Cell3_4, 'LineWidth', 2.5);
hold on
plot(Time3_5, Cell3_5, 'LineWidth', 2.5);
hold on
plot(Time3_6, Cell3_6, 'LineWidth', 2.5);
hold on
plot(Time3_7, Cell3_7, 'LineWidth', 2.5);
hold on
plot(Time3_8, Cell3_8, 'LineWidth', 2.5);
hold on
plot(Time3_9, Cell3_9, 'LineWidth', 2.5);
hold on
plot(Time3_10, Cell3_10, 'LineWidth', 2.5);
hold on
plot(Time3_11, Cell3_11, 'LineWidth', 2.5);
hold on
plot(Time3_12, Cell3_12, 'LineWidth', 2.5);
hold on
plot(Time3_13, Cell3_13, 'LineWidth', 2.5);
hold on
plot(Time3_14, Cell3_14, 'LineWidth', 2.5);
hold on
plot(Time3_15, Cell3_15, 'LineWidth', 2.5);
hold on
plot(Time3_16, Cell3_16, 'LineWidth', 2.5);
hold on
plot(Time3_17, Cell3_17, 'LineWidth', 2.5);
hold on
plot(Time3_18, Cell3_18, 'LineWidth', 2.5);
hold on
plot(Time3_19, Cell3_19, 'LineWidth', 2.5);
hold on
plot(Time3_20, Cell3_20, 'LineWidth', 2.5);
hold on
plot(Time3_21, Cell3_21, 'LineWidth', 2.5);
hold on
plot(Time3_22, Cell3_22, 'LineWidth', 2.5);
hold on
plot(Time3_23, Cell3_23, 'LineWidth', 2.5);
hold on
plot(Time3_24, Cell3_24, 'LineWidth', 2.5);
hold on
plot(Time3_25, Cell3_25, 'LineWidth', 2.5);
hold on
plot(Time3_26, Cell3_26, 'LineWidth', 2.5);
hold on
plot(Time3_27, Cell3_27, 'LineWidth', 2.5);
hold on
plot(Time3_28, Cell3_28, 'LineWidth', 2.5);
hold on
plot(Time3_29, Cell3_29, 'LineWidth', 2.5);
hold on
plot(Time3_30, Cell3_30, 'LineWidth', 2.5);
hold on
title('Shape Parameter of Border Cells Over Time (\gamma=3.0)', 'FontSize', 16, 'FontWeight', 'bold');
xlabel('Time (h)', 'FontSize', 14, 'FontWeight', 'bold');
ylabel('Shape Parameter','FontSize', 14, 'FontWeight', 'bold');
xlim([0 1.085]);
ylim([3.6 5.3]);
gca.FontSize = 14;
hold off

figure;
plot(Time4_1, Cell4_1, 'LineWidth', 2.5);
hold on
plot(Time4_2, Cell4_2, 'LineWidth', 2.5);
hold on
plot(Time4_3, Cell4_3, 'LineWidth', 2.5);
hold on
plot(Time4_4, Cell4_4, 'LineWidth', 2.5);
hold on
plot(Time4_5, Cell4_5, 'LineWidth', 2.5);
hold on
plot(Time4_6, Cell4_6, 'LineWidth', 2.5);
hold on
plot(Time4_7, Cell4_7, 'LineWidth', 2.5);
hold on
plot(Time4_8, Cell4_8, 'LineWidth', 2.5);
hold on
plot(Time4_9, Cell4_9, 'LineWidth', 2.5);
hold on
plot(Time4_10, Cell4_10, 'LineWidth', 2.5);
hold on
plot(Time4_11, Cell4_11, 'LineWidth', 2.5);
hold on
plot(Time4_12, Cell4_12, 'LineWidth', 2.5);
hold on
plot(Time4_13, Cell4_13, 'LineWidth', 2.5);
hold on
plot(Time4_14, Cell4_14, 'LineWidth', 2.5);
hold on
plot(Time4_15, Cell4_15, 'LineWidth', 2.5);
hold on
plot(Time4_16, Cell4_16, 'LineWidth', 2.5);
hold on
plot(Time4_17, Cell4_17, 'LineWidth', 2.5);
hold on
plot(Time4_18, Cell4_18, 'LineWidth', 2.5);
hold on
plot(Time4_19, Cell4_19, 'LineWidth', 2.5);
hold on
plot(Time4_20, Cell4_20, 'LineWidth', 2.5);
hold on
plot(Time4_21, Cell4_21, 'LineWidth', 2.5);
hold on
plot(Time4_22, Cell4_22, 'LineWidth', 2.5);
hold on
plot(Time4_23, Cell4_23, 'LineWidth', 2.5);
title('Shape Parameter of Border Cells Over Time (\gamma=3.5)', 'FontSize', 16, 'FontWeight', 'bold');
xlabel('Time (h)', 'FontSize', 14, 'FontWeight', 'bold');
ylabel('Shape Parameter','FontSize', 14, 'FontWeight', 'bold');
xlim([0 1.085]);
ylim([3.6 5.3]);
gca.FontSize = 14;
hold off

figure;
plot(Time40_1, Cell40_1, 'LineWidth', 2.5);
hold on
plot(Time40_2, Cell40_2, 'LineWidth', 2.5);
hold on
plot(Time40_3, Cell40_3, 'LineWidth', 2.5);
hold on
plot(Time40_4, Cell40_4, 'LineWidth', 2.5);
hold on
plot(Time40_5, Cell40_5, 'LineWidth', 2.5);
hold on
plot(Time40_6, Cell40_6, 'LineWidth', 2.5);
hold on
plot(Time40_7, Cell40_7, 'LineWidth', 2.5);
hold on
plot(Time40_8, Cell40_8, 'LineWidth', 2.5);
hold on
plot(Time40_9, Cell40_9, 'LineWidth', 2.5);
hold on
plot(Time40_10, Cell40_10, 'LineWidth', 2.5);
hold on
plot(Time40_11, Cell40_11, 'LineWidth', 2.5);
hold on
plot(Time40_12, Cell40_12, 'LineWidth', 2.5);
hold on
plot(Time40_13, Cell40_13, 'LineWidth', 2.5);
hold on
plot(Time40_14, Cell40_14, 'LineWidth', 2.5);
hold on
plot(Time40_15, Cell40_15, 'LineWidth', 2.5);
hold on
plot(Time40_16, Cell40_16, 'LineWidth', 2.5);
hold on
plot(Time40_17, Cell40_17, 'LineWidth', 2.5);
hold on
plot(Time40_18, Cell40_18, 'LineWidth', 2.5);
hold on
plot(Time40_19, Cell40_19, 'LineWidth', 2.5);
hold on
plot(Time40_20, Cell40_20, 'LineWidth', 2.5);
hold on
plot(Time40_21, Cell40_21, 'LineWidth', 2.5);
hold on
plot(Time40_22, Cell40_22, 'LineWidth', 2.5);
hold on
plot(Time40_23, Cell40_23, 'LineWidth', 2.5);
hold on
plot(Time40_24, Cell40_24, 'LineWidth', 2.5);
hold on
plot(Time40_25, Cell40_25, 'LineWidth', 2.5);
hold on
plot(Time40_26, Cell40_26, 'LineWidth', 2.5);
hold on
plot(Time40_27, Cell40_27, 'LineWidth', 2.5);
title('Shape Parameter of Border Cells Over Time (\gamma=4.0)', 'FontSize', 16, 'FontWeight', 'bold');
xlabel('Time (h)', 'FontSize', 14, 'FontWeight', 'bold');
ylabel('Shape Parameter','FontSize', 14, 'FontWeight', 'bold');
xlim([0 1.085]);
ylim([3.6 5.3]);
gca.FontSize = 14;
hold off

figure;
plot(Time45_1, Cell45_1, 'LineWidth', 2.5);
hold on
plot(Time45_2, Cell45_2, 'LineWidth', 2.5);
hold on
plot(Time45_3, Cell45_3, 'LineWidth', 2.5);
hold on
plot(Time45_4, Cell45_4, 'LineWidth', 2.5);
hold on
plot(Time45_5, Cell45_5, 'LineWidth', 2.5);
hold on
plot(Time45_6, Cell45_6, 'LineWidth', 2.5);
hold on
plot(Time45_7, Cell45_7, 'LineWidth', 2.5);
hold on
plot(Time45_8, Cell45_8, 'LineWidth', 2.5);
hold on
plot(Time45_9, Cell45_9, 'LineWidth', 2.5);
hold on
plot(Time45_10, Cell45_10, 'LineWidth', 2.5);
hold on
plot(Time45_11, Cell45_11, 'LineWidth', 2.5);
hold on
plot(Time45_12, Cell45_12, 'LineWidth', 2.5);
hold on
plot(Time45_13, Cell45_13, 'LineWidth', 2.5);
hold on
plot(Time45_14, Cell45_14, 'LineWidth', 2.5);
hold on
plot(Time45_15, Cell45_15, 'LineWidth', 2.5);
hold on
plot(Time45_16, Cell45_16, 'LineWidth', 2.5);
hold on
plot(Time45_17, Cell45_17, 'LineWidth', 2.5);
hold on
plot(Time45_18, Cell45_18, 'LineWidth', 2.5);
hold on
plot(Time45_19, Cell45_19, 'LineWidth', 2.5);
hold on
plot(Time45_20, Cell45_20, 'LineWidth', 2.5);
hold on
plot(Time45_21, Cell45_21, 'LineWidth', 2.5);
hold on
plot(Time45_22, Cell45_22, 'LineWidth', 2.5);
hold on
plot(Time45_23, Cell45_23, 'LineWidth', 2.5);
hold on
plot(Time45_24, Cell45_24, 'LineWidth', 2.5);
hold on
plot(Time45_25, Cell45_25, 'LineWidth', 2.5);
hold on
plot(Time45_26, Cell45_26, 'LineWidth', 2.5);
hold on
plot(Time45_27, Cell45_27, 'LineWidth', 2.5);
hold on
plot(Time45_28, Cell45_28, 'LineWidth', 2.5);
hold on
plot(Time45_29, Cell45_29, 'LineWidth', 2.5);
hold on
plot(Time45_30, Cell45_30, 'LineWidth', 2.5);
title('Shape Parameter of Border Cells Over Time (\gamma=4.5)', 'FontSize', 16, 'FontWeight', 'bold');
xlabel('Time (h)', 'FontSize', 14, 'FontWeight', 'bold');
ylabel('Shape Parameter','FontSize', 14, 'FontWeight', 'bold');
xlim([0 1.085]);
ylim([3.6 5.3]);
gca.FontSize = 14;
hold off

figure;
plot(Time5_1, Cell5_1, 'LineWidth', 2.5);
hold on
plot(Time5_2, Cell5_2, 'LineWidth', 2.5);
hold on
plot(Time5_3, Cell5_3, 'LineWidth', 2.5);
hold on
plot(Time5_4, Cell5_4, 'LineWidth', 2.5);
hold on
plot(Time5_5, Cell5_5, 'LineWidth', 2.5);
hold on
plot(Time5_6, Cell5_6, 'LineWidth', 2.5);
hold on
plot(Time5_7, Cell5_7, 'LineWidth', 2.5);
hold on
plot(Time5_8, Cell5_8, 'LineWidth', 2.5);
hold on
plot(Time5_9, Cell5_9, 'LineWidth', 2.5);
hold on
plot(Time5_10, Cell5_10, 'LineWidth', 2.5);
hold on
plot(Time5_11, Cell5_11, 'LineWidth', 2.5);
hold on
plot(Time5_12, Cell5_12, 'LineWidth', 2.5);
hold on
plot(Time5_13, Cell5_13, 'LineWidth', 2.5);
hold on
plot(Time5_14, Cell5_14, 'LineWidth', 2.5);
hold on
plot(Time5_15, Cell5_15, 'LineWidth', 2.5);
hold on
plot(Time5_16, Cell5_16, 'LineWidth', 2.5);
hold on
plot(Time5_17, Cell5_17, 'LineWidth', 2.5);
hold on
plot(Time5_18, Cell5_18, 'LineWidth', 2.5);
hold on
plot(Time5_19, Cell5_19, 'LineWidth', 2.5);
hold on
plot(Time5_20, Cell5_20, 'LineWidth', 2.5);
hold on
plot(Time5_21, Cell5_21, 'LineWidth', 2.5);
hold on
plot(Time5_22, Cell5_22, 'LineWidth', 2.5);
hold on
plot(Time5_23, Cell5_23, 'LineWidth', 2.5);
hold on
plot(Time5_24, Cell5_24, 'LineWidth', 2.5);
hold on
plot(Time5_25, Cell5_25, 'LineWidth', 2.5);
hold on
plot(Time5_26, Cell5_26, 'LineWidth', 2.5);
hold on
plot(Time5_27, Cell5_27, 'LineWidth', 2.5);
hold on
plot(Time5_28, Cell5_28, 'LineWidth', 2.5);
hold on
plot(Time5_29, Cell5_29, 'LineWidth', 2.5);
hold on
plot(Time5_30, Cell5_30, 'LineWidth', 2.5);
hold on
title('Shape Parameter of Border Cells Over Time (\gamma=5.0)', 'FontSize', 16, 'FontWeight', 'bold');
xlabel('Time (h)', 'FontSize', 14, 'FontWeight', 'bold');
ylabel('Shape Parameter','FontSize', 14, 'FontWeight', 'bold');
xlim([0 1.085]);
ylim([3.6 5.3]);
gca.FontSize = 14;
hold off

figure;
plot(Time55_1, Cell55_1, 'LineWidth', 2.5);
hold on
plot(Time55_2, Cell55_2, 'LineWidth', 2.5);
hold on
plot(Time55_3, Cell55_3, 'LineWidth', 2.5);
hold on
plot(Time55_4, Cell55_4, 'LineWidth', 2.5);
hold on
plot(Time55_5, Cell55_5, 'LineWidth', 2.5);
hold on
plot(Time55_6, Cell55_6, 'LineWidth', 2.5);
hold on
plot(Time55_7, Cell55_7, 'LineWidth', 2.5);
hold on
plot(Time55_8, Cell55_8, 'LineWidth', 2.5);
hold on
plot(Time55_9, Cell55_9, 'LineWidth', 2.5);
hold on
plot(Time55_10, Cell55_10, 'LineWidth', 2.5);
hold on
plot(Time55_11, Cell55_11, 'LineWidth', 2.5);
hold on
plot(Time55_12, Cell55_12, 'LineWidth', 2.5);
hold on
plot(Time55_13, Cell55_13, 'LineWidth', 2.5);
hold on
plot(Time55_14, Cell55_14, 'LineWidth', 2.5);
hold on
plot(Time55_15, Cell55_15, 'LineWidth', 2.5);
hold on
plot(Time55_16, Cell55_16, 'LineWidth', 2.5);
hold on
plot(Time55_17, Cell55_17, 'LineWidth', 2.5);
hold on
plot(Time55_18, Cell55_18, 'LineWidth', 2.5);
hold on
plot(Time55_19, Cell55_19, 'LineWidth', 2.5);
hold on
plot(Time55_20, Cell55_20, 'LineWidth', 2.5);
hold on
plot(Time55_21, Cell55_21, 'LineWidth', 2.5);
hold on
plot(Time55_22, Cell55_22, 'LineWidth', 2.5);
hold on
plot(Time55_23, Cell55_23, 'LineWidth', 2.5);
hold on
plot(Time55_24, Cell55_24, 'LineWidth', 2.5);
hold on
plot(Time55_25, Cell55_25, 'LineWidth', 2.5);
title('Shape Parameter of Border Cells Over Time (\gamma=5.5)', 'FontSize', 16, 'FontWeight', 'bold');
xlabel('Time (h)', 'FontSize', 14, 'FontWeight', 'bold');
ylabel('Shape Parameter','FontSize', 14, 'FontWeight', 'bold');
xlim([0 1.085]);
ylim([3.6 5.3]);
gca.FontSize = 14;
hold off

figure;
plot(Time6_1, Cell6_1, 'LineWidth', 2.5);
hold on
plot(Time6_2, Cell6_2, 'LineWidth', 2.5);
hold on
plot(Time6_3, Cell6_3, 'LineWidth', 2.5);
hold on
plot(Time6_4, Cell6_4, 'LineWidth', 2.5);
hold on
plot(Time6_5, Cell6_5, 'LineWidth', 2.5);
hold on
plot(Time6_6, Cell6_6, 'LineWidth', 2.5);
hold on
plot(Time6_7, Cell6_7, 'LineWidth', 2.5);
hold on
plot(Time6_8, Cell6_8, 'LineWidth', 2.5);
hold on
plot(Time6_9, Cell6_9, 'LineWidth', 2.5);
hold on
plot(Time6_10, Cell6_10, 'LineWidth', 2.5);
hold on
plot(Time6_11, Cell6_11, 'LineWidth', 2.5);
hold on
plot(Time6_12, Cell6_12, 'LineWidth', 2.5);
hold on
plot(Time6_13, Cell6_13, 'LineWidth', 2.5);
hold on
plot(Time6_14, Cell6_14, 'LineWidth', 2.5);
hold on
plot(Time6_15, Cell6_15, 'LineWidth', 2.5);
hold on
plot(Time6_16, Cell6_16, 'LineWidth', 2.5);
hold on
plot(Time6_17, Cell6_17, 'LineWidth', 2.5);
hold on
plot(Time6_18, Cell6_18, 'LineWidth', 2.5);
hold on
plot(Time6_19, Cell6_19, 'LineWidth', 2.5);
hold on
title('Shape Parameter of Border Cells Over Time (\gamma=6.0)', 'FontSize', 16, 'FontWeight', 'bold');
xlabel('Time (h)', 'FontSize', 14, 'FontWeight', 'bold');
ylabel('Shape Parameter','FontSize', 14, 'FontWeight', 'bold');
xlim([0 1.085]);
ylim([3.6 5.3]);
gca.FontSize = 14;
hold off

figure;
plot(Time65_1, Cell65_1, 'LineWidth', 2.5);
hold on
plot(Time65_2, Cell65_2, 'LineWidth', 2.5);
hold on
plot(Time65_3, Cell65_3, 'LineWidth', 2.5);
hold on
plot(Time65_4, Cell65_4, 'LineWidth', 2.5);
hold on
plot(Time65_5, Cell65_5, 'LineWidth', 2.5);
hold on
plot(Time65_6, Cell65_6, 'LineWidth', 2.5);
hold on
plot(Time65_7, Cell65_7, 'LineWidth', 2.5);
hold on
plot(Time65_8, Cell65_8, 'LineWidth', 2.5);
hold on
plot(Time65_9, Cell65_9, 'LineWidth', 2.5);
hold on
plot(Time65_10, Cell65_10, 'LineWidth', 2.5);
hold on
plot(Time65_11, Cell65_11, 'LineWidth', 2.5);
hold on
plot(Time65_12, Cell65_12, 'LineWidth', 2.5);
hold on
plot(Time65_13, Cell65_13, 'LineWidth', 2.5);
hold on
plot(Time65_14, Cell65_14, 'LineWidth', 2.5);
hold on
plot(Time65_15, Cell65_15, 'LineWidth', 2.5);
hold on
plot(Time65_16, Cell65_16, 'LineWidth', 2.5);
hold on
plot(Time65_17, Cell65_17, 'LineWidth', 2.5);
hold on
plot(Time65_18, Cell65_18, 'LineWidth', 2.5);
hold on
plot(Time65_19, Cell65_19, 'LineWidth', 2.5);
hold on
plot(Time65_20, Cell65_20, 'LineWidth', 2.5);
hold on
plot(Time65_21, Cell65_21, 'LineWidth', 2.5);
hold on
title('Shape Parameter of Border Cells Over Time (\gamma=6.5)', 'FontSize', 16, 'FontWeight', 'bold');
xlabel('Time (h)', 'FontSize', 14, 'FontWeight', 'bold');
ylabel('Shape Parameter','FontSize', 14, 'FontWeight', 'bold');
xlim([0 1.085]);
ylim([3.6 5.3]);
gca.FontSize = 14;
hold off
